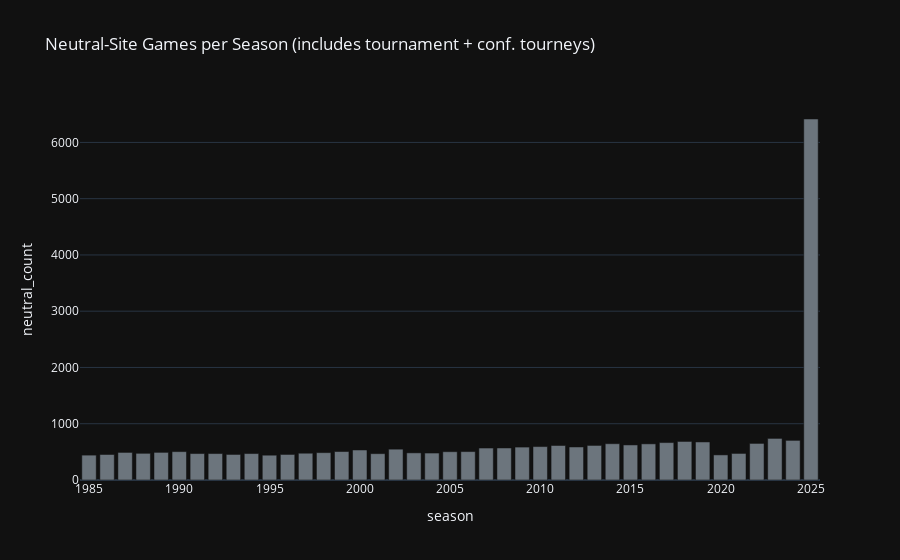

The code cell stored with this chart in its notebook:
### Code cell
# ── 5.4  loc distribution (H/A/N) ────────────────────────────────────────────
loc_overall = all_games_df["loc"].value_counts()
print("Location distribution (all games):")
print(loc_overall.to_string())
print()
pct = (loc_overall / len(all_games_df) * 100).round(1)
print("As percentages:")
print(pct.to_string())

# Neutral games by season
neutral_per_season = (
    all_games_df
    .assign(is_neutral=(all_games_df["loc"] == "N").astype(int))
    .groupby("season")["is_neutral"]
    .sum()
    .reset_index(name="neutral_count")
)

fig = px.bar(
    neutral_per_season, x="season", y="neutral_count",
    title="Neutral-Site Games per Season (includes tournament + conf. tourneys)",
    color_discrete_sequence=[COLOR_NEUTRAL],
    template="plotly_dark",
)
fig.show()

### Figure 1 — Plotly figure (JSON) as saved in the notebook; plotly's stock layout.template omitted (floating-point values rounded to 4 significant figures)
{"data": [{"hovertemplate": "season=%{x}<br>neutral_count=%{y}<extra></extra>", "legendgroup": "", "marker": {"color": "#6c757d", "pattern": {"shape": ""}}, "name": "", "orientation": "v", "showlegend": false, "textposition": "auto", "type": "bar", "x": [1985, 1986, 1987, 1988, 1989, 1990, 1991, 1992, 1993, 1994, 1995, 1996, 1997, 1998, 1999, 2000, 2001, 2002, 2003, 2004, 2005, 2006, 2007, 2008, 2009, 2010, 2011, 2012, 2013, 2014, 2015, 2016, 2017, 2018, 2019, 2020, 2021, 2022, 2023, 2024, 2025], "xaxis": "x", "y": [442, 453, 490, 474, 491, 504, 470, 470, 454, 470, 441, 454, 476, 486, 506, 533, 468, 548, 482, 479, 503, 505, 568, 569, 585, 594, 613, 587, 614, 645, 623, 642, 665, 685, 676, 446, 472, 650, 739, 704, 6416], "yaxis": "y"}], "layout": {"barmode": "relative", "legend": {"tracegroupgap": 0}, "title": {"text": "Neutral-Site Games per Season (includes tournament + conf. tourneys)"}, "xaxis": {"anchor": "y", "domain": [0.0, 1.0], "title": {"text": "season"}}, "yaxis": {"anchor": "x", "domain": [0.0, 1.0], "title": {"text": "neutral_count"}}}}
